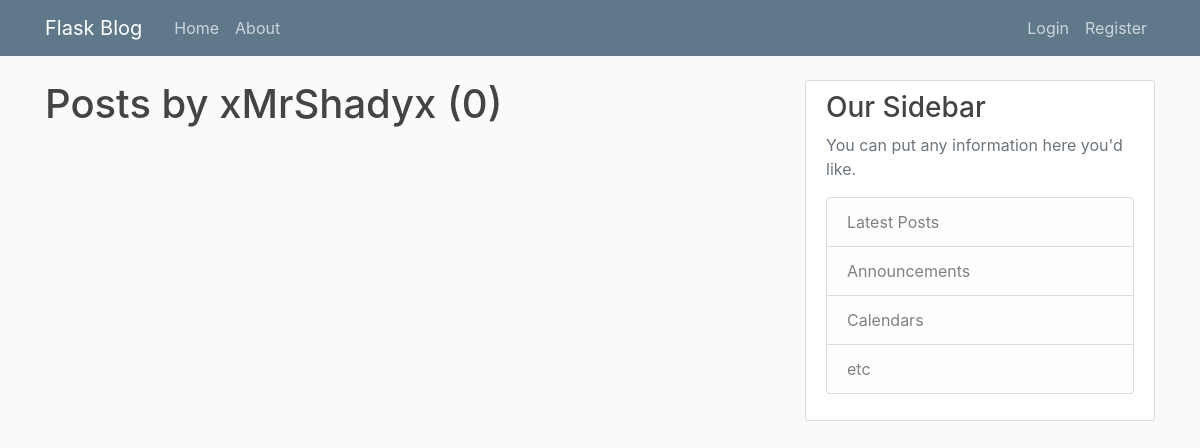
/user/xMrShadyx, run on an earlier commit of the app's database.
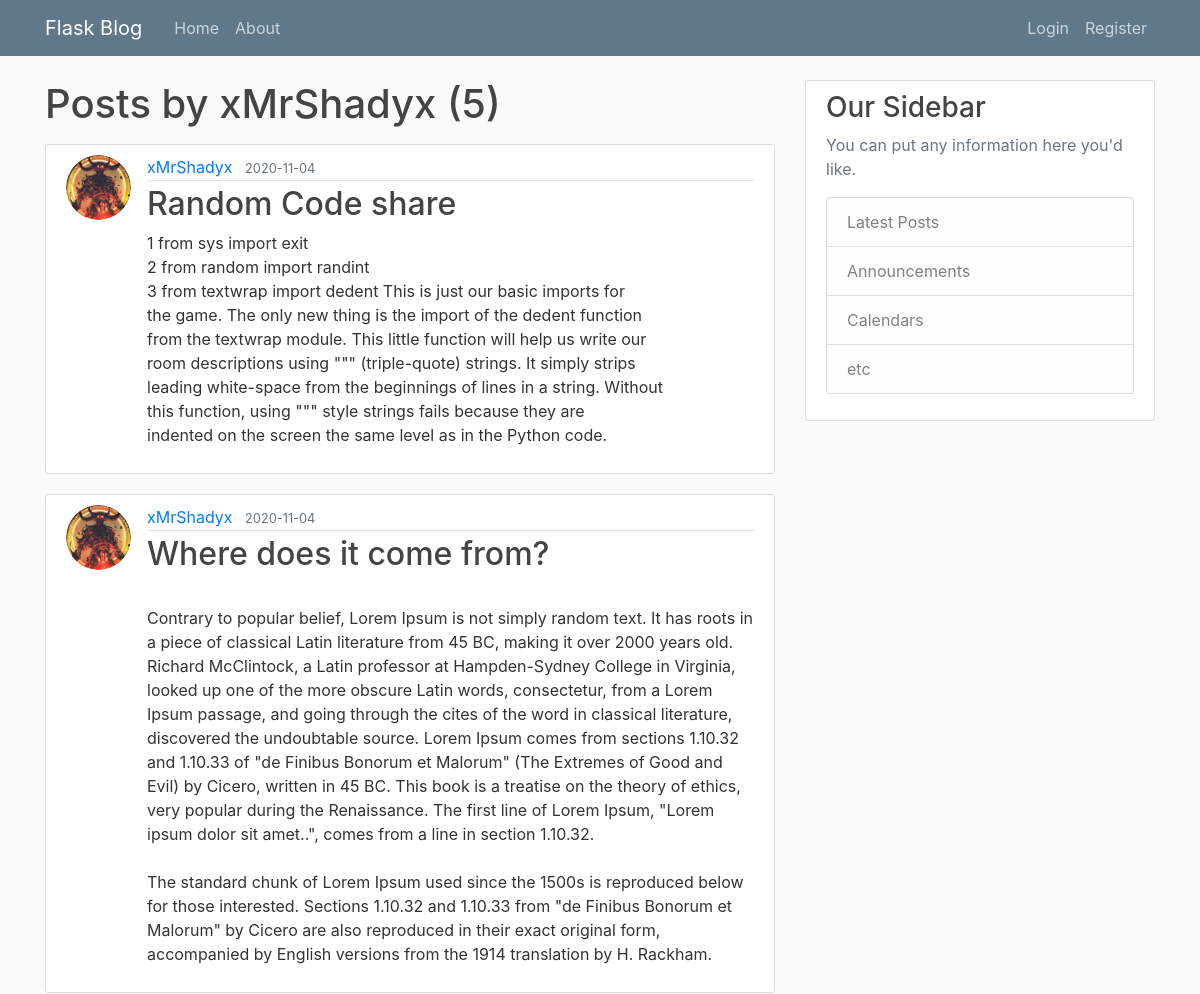
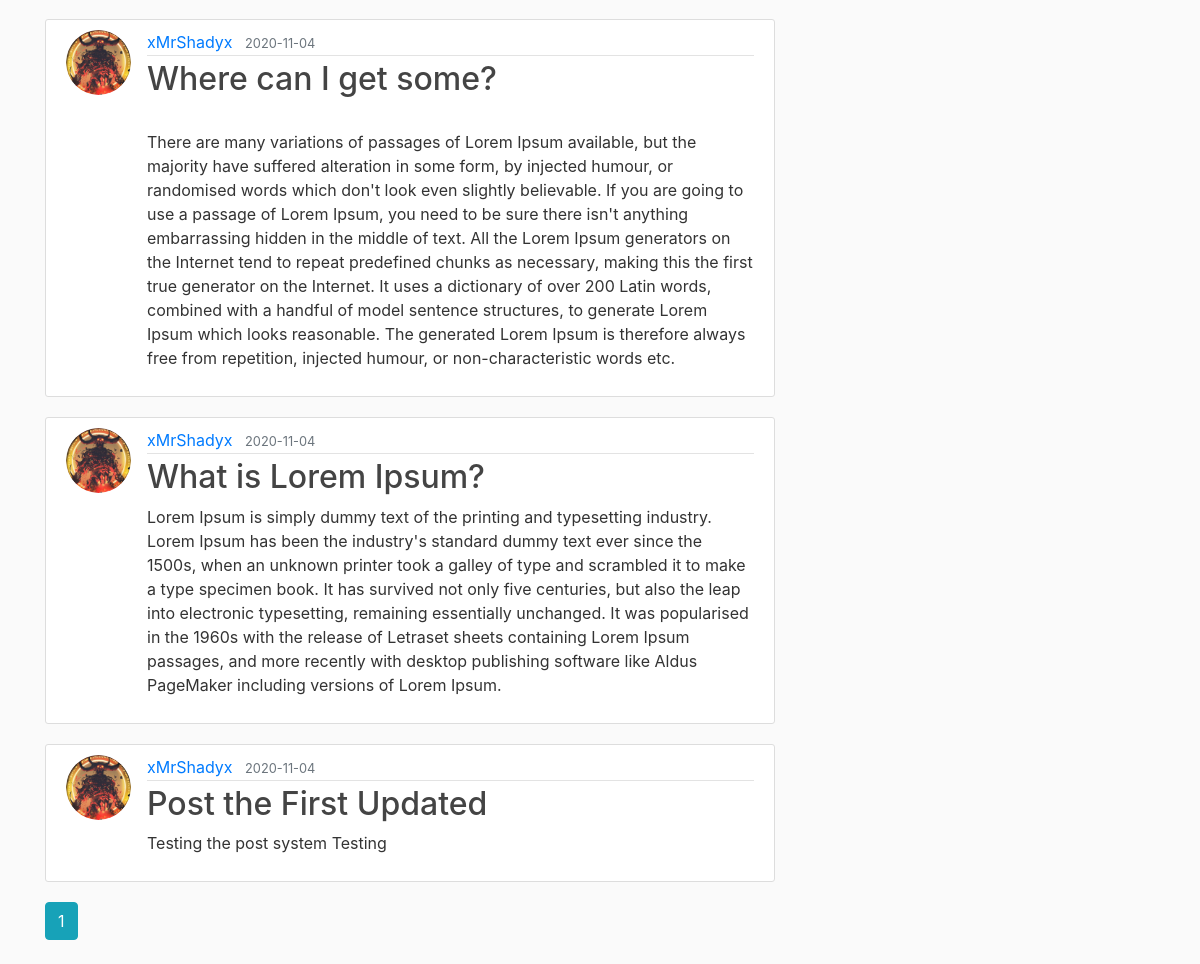
And on a later commit of the database (2 pictures, top to bottom).
### flaskblog/models.py (models this page shows, shortened)
class Post(db.Model):
    id = db.Column(db.Integer, primary_key=True)
    title = db.Column(db.String(120), nullable=False, default="What about your title?")
    date_posted = db.Column(db.DateTime, nullable=False, default=datetime.utcnow)
    content = db.Column(db.Text, nullable=False)
    user_id = db.Column(db.Integer, db.ForeignKey('user.id'), nullable=False)

class User(db.Model, UserMixin):
    id = db.Column(db.Integer, primary_key=True)
    username = db.Column(db.String(20), unique=True, nullable=False)
    email = db.Column(db.String(120), unique=True, nullable=False)
    image_file = db.Column(db.String(20), nullable=False, default='default.jpg')
    password = db.Column(db.String(60), nullable=False)
    rank = db.Column(db.String(10), nullable=False, default='user')
    posts = db.relationship('Post', backref='author', lazy=True)

### flaskblog/users/routes.py (the view)
@users.route("/user/<string:username>")
def user_posts(username):
    page = request.args.get('page', 1, type=int)
    user = User.query.filter_by(username=username).first_or_404()
    posts = Post.query.filter_by(author=user)\
        .order_by(Post.date_posted.desc())\
        .paginate(page=page, per_page=5)
    return render_template('user_posts.html', posts=posts, user=user)

### flaskblog/templates/user_posts.html (shortened to what this page needs)
{% extends 'layout.html' %}
{% block content %}
    <h1 class="mb-3">Posts by {{ user.username }} ({{ posts.total }})</h1>
    {% for post in posts.items %}
        <article class="media content-section">
          <img class="rounded-circle article-img" src="{{ url_for('static', filename='profile_pics/' + post.author.image_file) }}">
          <div class="media-body">
            <div class="article-metadata">
              <a class="mr-2" href="{{ url_for('users.user_posts', username=post.author.username) }}">{{ post.author.username }}</a>
              <small class="text-muted">{{ post.date_posted.strftime('%Y-%m-%d') }}</small>
            </div>
            <h2><a class="article-title" href="{{ url_for('posts.post', post_id=post.id) }}">{{ post.title }}</a></h2>
            <p class="article-content">{{ post.content }}</p>
          </div>
        </article>
    {% endfor %}
    {% for page_num in posts.iter_pages(left_edge=1, right_edge=1, left_current=1, right_current=2) %}
      {% if page_num %}
        {% if posts.page == page_num %}
          <a class="btn btn-info mb-4" href="{{ url_for('users.user_posts', username=user.username, page=page_num) }}">{{ page_num }}</a>
        {% else %}
          <a class="btn btn-outline-info mb-4" href="{{ url_for('users.user_posts', username=user.username, page=page_num) }}">{{ page_num }}</a>
        {% endif %}
      {% else %}
        ...
      {% endif %}
    {% endfor %}
{% endblock content %}

What changed in the data, as far as the page shows it:
added Post: image_file (picture), author.username "xMrShadyx", date_posted "2020-11-04", title "Random Code share", content "1 from sys import exit 2 from random import randint 3 from textwrap import dedent This is just our basic imports for the game. The only new thing is the import of the dedent function from the textwrap module. This little function will help us write our room descriptions using \"\"\" (triple-quote) strings. It simply strips leading white-space from the beginnings of lines in a string. Without this function, using \"\"\" style strings fails because they are indented on the screen the same level as in the Python code."
added Post: image_file (picture), author.username "xMrShadyx", date_posted "2020-11-04", title "Where does it come from?", content "Contrary to popular belief, Lorem Ipsum is not simply random text. It has roots in a piece of classical Latin literature from 45 BC, making it over 2000 years old. Richard McClintock, a Latin professor at Hampden-Sydney College in Virginia, looked up one of the more obscure Latin words, consectetur, from a Lorem Ipsum passage, and going through the cites of the word in classical literature, discovered the undoubtable source. Lorem Ipsum comes from sections 1.10.32 and 1.10.33 of \"de Finibus Bonorum et Malorum\" (The Extremes of Good and Evil) by Cicero, written in 45 BC. This book is a treatise on the theory of ethics, very popular during the Renaissance. The first line of Lorem Ipsum,…"
added Post: image_file (picture), author.username "xMrShadyx", date_posted "2020-11-04", title "Where can I get some?", content "There are many variations of passages of Lorem Ipsum available, but the majority have suffered alteration in some form, by injected humour, or randomised words which don't look even slightly believable. If you are going to use a passage of Lorem Ipsum, you need to be sure there isn't anything embarrassing hidden in the middle of text. All the Lorem Ipsum generators on the Internet tend to repeat predefined chunks as necessary, making this the first true generator on the Internet. It uses a dictionary of over 200 Latin words, combined with a handful of model sentence structures, to generate Lorem Ipsum which looks reasonable. The generated Lorem Ipsum is therefore always free from…"
added Post: image_file (picture), author.username "xMrShadyx", date_posted "2020-11-04", title "What is Lorem Ipsum?", content "Lorem Ipsum is simply dummy text of the printing and typesetting industry. Lorem Ipsum has been the industry's standard dummy text ever since the 1500s, when an unknown printer took a galley of type and scrambled it to make a type specimen book. It has survived not only five centuries, but also the leap into electronic typesetting, remaining essentially unchanged. It was popularised in the 1960s with the release of Letraset sheets containing Lorem Ipsum passages, and more recently with desktop publishing software like Aldus PageMaker including versions of Lorem Ipsum."
added Post: image_file (picture), author.username "xMrShadyx", date_posted "2020-11-04", title "Post the First Updated", content "Testing the post system Testing"
Also different on the page:
{{ posts.total }}: "0" → "5"
new list line: "1"
